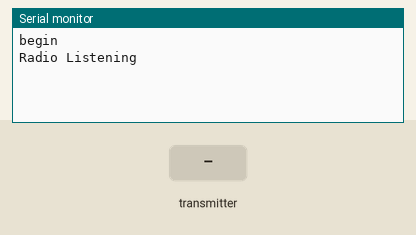
The sketch below on a simulated Arduino Uno, built with avr-gcc and run on an emulated ATmega328P. On the bench: the last lines printed to the serial monitor. The test bench sets the inputs (shaded band). No radio packets arrive unless stated.

Above: at 1.2 s.
1.3 s: the transmitter starts sending buttons.0 = 0
At 1.67 s:
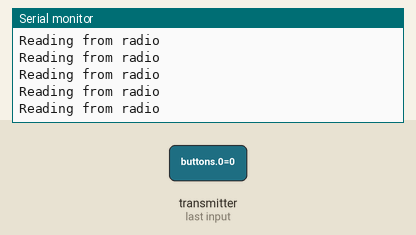
3.2 s: the transmitter starts sending buttons.1 = 1
At 3.7 s:
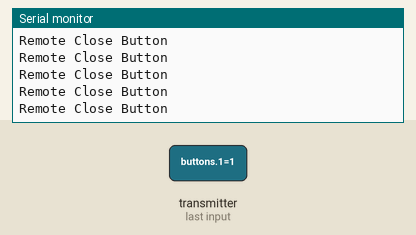

Measured:
- after the input at 1.3 s, the serial monitor: prints a new line at once (image 1)
- after the input at 3.2 s, the serial monitor: prints a new line at once (image 2)

The sketch:

Simple_Remote_Listener.ino
```cpp
#include <nRF24L01.h>
#include <RF24.h>
#include <RF24_config.h>
#include <SPI.h>
//#include "printf.h"


// Set up nRF24L01 radio on SPI bus plus pins 9 & 10
RF24 radio(9, 10);
const uint64_t pipe = 0xE8E8F0F0E1LL;

uint8_t buttons[3];


void setup(void)
{
  Serial.begin(115200);
//  printf_begin();
  Serial.println("begin");

  radio.begin();
  radio.openReadingPipe(1, pipe);
  radio.startListening();
  Serial.println("Radio Listening");


}

void loop(void)
{
  while (radio.available()) {
    radio.read(buttons, sizeof(buttons));
    Serial.println("Reading from radio");
  }
  if (buttons[0]) {
    Serial.println("Remote Open Button");
  }
  if (buttons[1]){
     Serial.println("Remote Close Button");
  }
}
```
